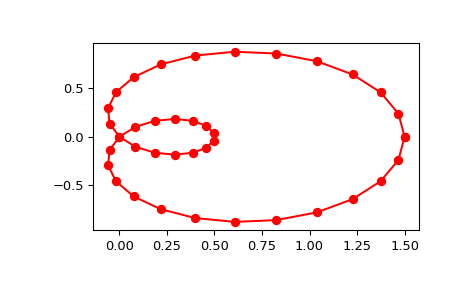

Write the Python code that produced this figure.
# Generate a discretization of a limacon curve in the polar coordinates:

phi = np.linspace(0, 2.*np.pi, 40)
r = 0.5 + np.cos(phi)         # polar coords
x, y = r * np.cos(phi), r * np.sin(phi)    # convert to cartesian

# And interpolate:

from scipy.interpolate import splprep, splev
tck, u = splprep([x, y], s=0)
new_points = splev(u, tck)

# Notice that (i) we force interpolation by using `s=0`,
# (ii) the parameterization, ``u``, is generated automatically.
# Now plot the result:

import matplotlib.pyplot as plt
fig, ax = plt.subplots()
ax.plot(x, y, 'ro')
ax.plot(new_points[0], new_points[1], 'r-')
plt.show()
